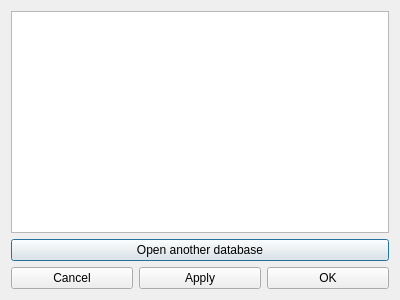
<?xml version="1.0" encoding="UTF-8"?>
<ui version="4.0">
 <class>WordsDialog</class>
 <widget class="QDialog" name="WordsDialog">
  <property name="geometry">
   <rect>
    <x>0</x>
    <y>0</y>
    <width>400</width>
    <height>300</height>
   </rect>
  </property>
  <property name="windowTitle">
   <string>Words Database</string>
  </property>
  <property name="modal">
   <bool>true</bool>
  </property>
  <layout class="QVBoxLayout" name="verticalLayout">
   <item>
    <widget class="QTableView" name="tableView">
     <property name="sortingEnabled">
      <bool>true</bool>
     </property>
    </widget>
   </item>
   <item>
    <widget class="QPushButton" name="openDatabaseButton">
     <property name="text">
      <string>Open another database</string>
     </property>
    </widget>
   </item>
   <item>
    <layout class="QHBoxLayout" name="horizontalLayout">
     <item>
      <widget class="QPushButton" name="cancelButton">
       <property name="text">
        <string>Cancel</string>
       </property>
      </widget>
     </item>
     <item>
      <widget class="QPushButton" name="applyButton">
       <property name="text">
        <string>Apply</string>
       </property>
      </widget>
     </item>
     <item>
      <widget class="QPushButton" name="okButton">
       <property name="text">
        <string>OK</string>
       </property>
      </widget>
     </item>
    </layout>
   </item>
  </layout>
 </widget>
 <resources/>
 <connections/>
</ui>
